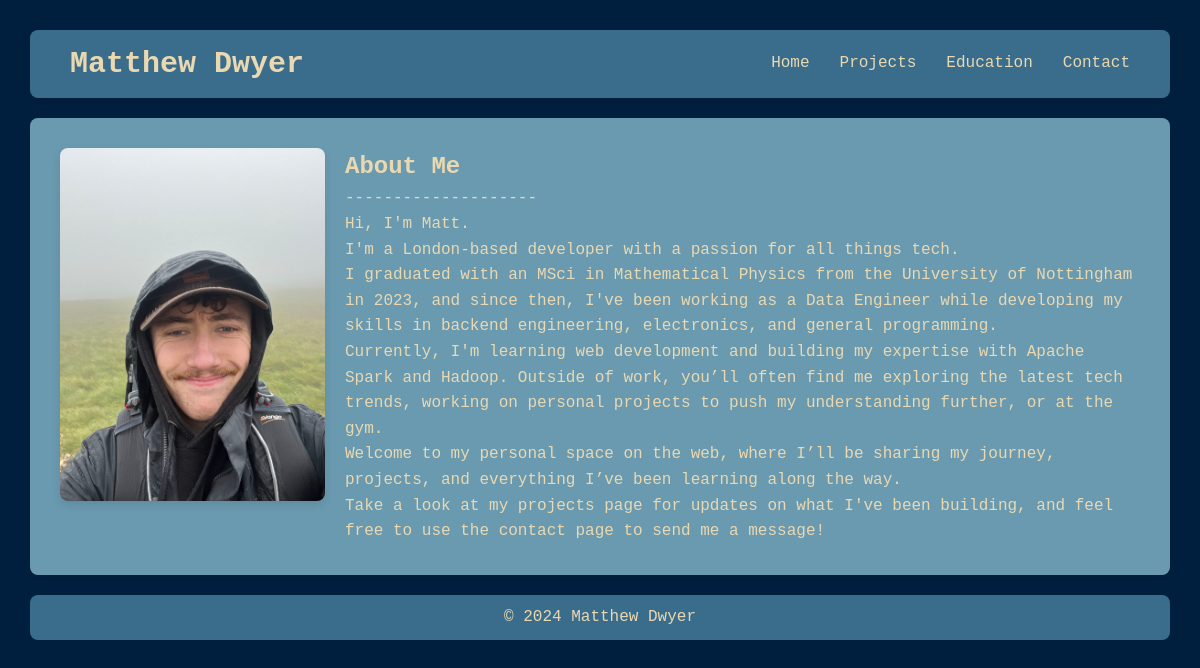
The page / on the database its author committed.
### core/models.py (models this page shows, shortened)
class HomePageContent(models.Model):
    title = models.CharField(max_length=200, null=True, blank=True)
    note = models.CharField(max_length=200, null=True, blank=True)
    body = models.TextField()
    position = models.PositiveIntegerField()
    class Meta:
        ordering = ['position']

### core/views.py (the view)
# urls.py: path('', views.home, name='home'),
def home(request):
    content = HomePageContent.objects.all()
    return render(request, 'core/home.html', {'content': content})

### core/templates/core/home.html (shortened to what this page needs)
<!DOCTYPE html>
<html lang="en">
<head>
    {% load static %}
    <link rel="stylesheet" href="{% static '\core\styles.css' %}">
</head>
<body>
    <nav>
        <div class="nav-container">
            <h1 class="logo"><a href="{% url 'home' %}">Matthew Dwyer</a></h1>
            <div class="nav-link">
                <a href="{% url 'home' %}">Home</a>
                <a href="{% url 'projects:list' %}">Projects</a>
                <a href="{% url 'education' %}">Education</a>
                <a href="{% url 'contact' %}">Contact</a>
            </div>
        </div>
    </nav>
    <main>
        <div class="home-content">
            <div class="home-image">
                <img src="{% static '\core\images\profile photo.jpg' %}" alt="Me!">
            </div>
            <div class="home-text-container">
                {% for text in content %}
                    <article>
                        {% if text.title %}
                            <h2>{{ text.title }}</h2>
                        {% endif %}
                        <p>{{ text.body|linebreaks }}</p>
                    </article>
                {% endfor %}
            </div>
        </div>
    </main>
<footer>
    <div class="container">
        <p>&copy; <span id="year"></span> Matthew Dwyer</p>
    </div>
</footer>
</body>
</html>

### core/static/core/styles.css (style rules this page uses)
:root { --primary-color: #3A6D8C; --secondary-color: #6A9AB0; --background-color: #001F3F; --font-color: #EAD8B1; --hover-color: #2980b9; --font-main: "Lucida Console", Monaco, monospace; --padding: 10px; }
* { margin: 0; padding: 0; box-sizing: border-box; }
.nav-container { display: flex; justify-content: space-between; align-items: center; background: var(--primary-color); color: var(--secondary-color); padding: 10px 30px; border-radius: 8px; box-shadow: 0 4px 8px rgba(0, 0, 0, 0.1); }
.logo { color: var(--secondary-color); }
.logo a { text-decoration: none; color: var(--font-color); padding: 5px 10px; border-radius: 8px; font-size: 30px; font-weight: bolder; }
.nav-link { display: flex; gap: 10px; }
.nav-link a { text-decoration: none; color: var(--font-color); padding: 5px 10px; border-radius: 8px; }
main { background-color: var(--secondary-color); padding: 30px; margin-top: 20px; border-radius: 8px; box-shadow: 0 4px 8px rgba(0, 0, 0, 0.1); }
body { font-family: var(--font-main); background-color: var(--background-color); color: var(--font-color); line-height: 1.6; padding: 30px; }
.home-content { display: flex; gap: 20px; align-items: flex-start; flex-wrap: wrap; }
.home-image { flex: 1; max-width: 300px; width: 100%; }
.home-image img { width: 100%; height: auto; border-radius: 8px; box-shadow: 0 4px 8px rgba(0, 0, 0, 0.1); }
.home-text-container { flex: 3; }
footer { background: var(--primary-color); color: var(--font-color); text-align: center; padding: 10px 0; margin-top: 20px; border-radius: 8px; }

### rows shown on the page
HomePageContent: title "About Me", body "--------------------"
HomePageContent: body "Hi, I'm Matt. I'm a London-based developer with a passion for all things tech. I graduated with an MSci in Mathematical Physics from the University of Nottingham in 2023, and since then, I've been working as a Data Engineer while developing my skills in backend engineering, electronics, and general programming. Currently, I'm learning web development and building my expertise with Apache Spark and Hadoop. Outside of work, you’ll often find me exploring the latest tech trends, working on personal projects to push my understanding further, or at the gym. Welcome to my personal space on the web, where I’ll be sharing my journey, projects, and everything I’ve been learning along the way. Take a…"
